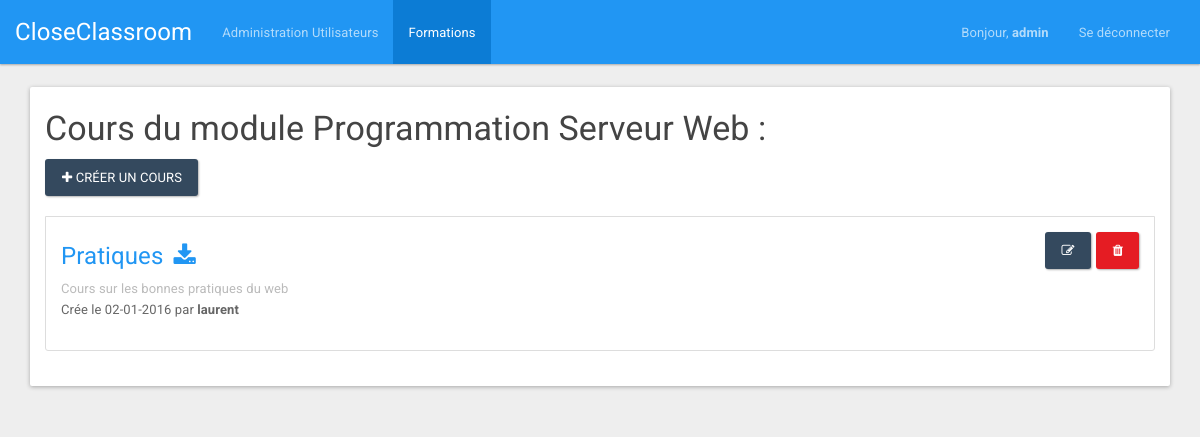
Screenshot of /index.php?page=showModule&idModule=2 (signed in) with the database file from the repository.
### tables this page shows
CREATE TABLE IF NOT EXISTS `users` (
  `id` int(11) NOT NULL AUTO_INCREMENT,
  `type` varchar(32) NOT NULL,
  `login` varchar(32) NOT NULL,
  `password` varchar(32) NOT NULL,
  `email` varchar(32) NOT NULL,
  `name` varchar(32) NOT NULL,
  `first_name` varchar(32) NOT NULL,
  PRIMARY KEY (`id`),
  UNIQUE KEY `login` (`login`),
  UNIQUE KEY `email` (`email`)
);

CREATE TABLE IF NOT EXISTS `modules` (
  `id` int(11) NOT NULL AUTO_INCREMENT,
  `name` varchar(30) NOT NULL,
  PRIMARY KEY (`id`)
);

CREATE TABLE IF NOT EXISTS `practices` (
  `id` int(11) NOT NULL AUTO_INCREMENT,
  `name` varchar(256) NOT NULL,
  `path` varchar(256) NOT NULL,
  `user` int(11) NOT NULL,
  `description` text NOT NULL,
  `date` varchar(12) NOT NULL,
  `file` varchar(256) NOT NULL,
  `id_module` int(11) NOT NULL,
  `editor` text NOT NULL,
  PRIMARY KEY (`id`),
  KEY `user` (`user`),
  KEY `module` (`id_module`)
);

### bddManager/UserDAO.php (called while the page is built, shortened)
<?php
class UserDAO
{
    public function getInfoUser($idUser)
    {
        try {
            $resultat = mysqli_query($_SESSION['bdd'], "SELECT id, login, email, password, type, name, first_name FROM users WHERE `id`= '" . $idUser . "'");
            if (mysqli_num_rows($resultat) != '0') {
                $tab[0] = mysqli_fetch_assoc($resultat);
                return $tab[0];
            } else {
                return;
            }
        }
        catch (Exception $e) {
            $_SESSION['error'] = 'Erreur requete BDD';
            $_SESSION['display_msg_error'] = true;
        }
    }
}

### bddManager/ModuleDAO.php (called while the page is built, shortened)
<?php
class ModuleDAO
{
    public function getNameModule($idModule)
    {
        try {
            $resultat = mysqli_query($_SESSION['bdd'], "SELECT name FROM modules WHERE `id`= '" . $idModule . "'");
            if (mysqli_num_rows($resultat) != '0') {
                $tab[0] = mysqli_fetch_assoc($resultat);
                return $tab[0];
            } else {
                return;
            }
        }
        catch (Exception $e) {
            $_SESSION['error'] = 'Erreur requete BDD';
            $_SESSION['display_msg_error'] = true;
        }
    }
}

### bddManager/PracticeDAO.php (called while the page is built, shortened)
<?php
class PracticeDAO
{
    public function getPracticesByModule($idModule)
    {
        try {
            $resultat = mysqli_query($_SESSION['bdd'], "SELECT * FROM practices WHERE `id_module`= '" . $idModule . "'");
            if (mysqli_num_rows($resultat) != '0') {
                $tab[0] = mysqli_fetch_assoc($resultat);
                return $tab;
            } else {
                return false;
            }
        }
        catch (Exception $e) {
            $_SESSION['error'] = 'Erreur requete BDD';
            $_SESSION['display_msg_error'] = true;
        }
    }
}

### views/PracticeView.class.php (the view, shortened to what this page needs)
<?php
class PracticeView
{
	public function getViewTop($nameModule)
	{
		return '
		<script>document.getElementById("tabFormation").className = "active";</script>
		<div class="container">
			<div class="panel panel-default">
				<div class="panel-body" style="padding-top: 0px;">
					<h3>Cours du module '.utf8_encode($nameModule).' :</h3>
					<div class="list-group">';
					}
					public function getViewBottom()
					{
						return '
					</div>
				</div>
			</div>
		</div>
		';
	}
	public function getView($mesCours, $typeUser, $nameModule)
	{
		$view = ''.$this->getViewTop($nameModule).$this->getListe($mesCours, $typeUser).$this->getViewBottom();
		return $view;
	}
	public function getListe($mesCours, $typeUser)
	{
		if ($typeUser != 'Etudiant') {
			$view = '<a style="margin-bottom: 20px;" href="index.php?page=createPractice" class="btn btn-info"><span class="fa fa-plus"></span> Créer un cours</a>';
		} else {
			$view = '';
		}
		if (!$mesCours) {
			$view = $view.'<div class="panel panel-info" style="margin-top: 20px;">
			<div class="panel-heading">
				<h3 class="panel-title">Aucun cours</h3>
			</div>
			<div class="panel-body">
				Il n\'y a aucun cours dans la base de données !</div>
			</div>';
		} else {
			foreach ($mesCours as &$cours) {
				$modif = '';
				if ($typeUser != 'Etudiant') {
					$modif = '<form method="POST" action="index.php?page=deletePractice&idPractice='.$cours['id'].'" accept-charset="UTF-8" class="form-inline"><input name="_method" type="hidden" value="DELETE">
					<a style="float: right; margin-left: 5px;" data-toggle="modal" href="#deleteCours'.$cours['id'].'" role="button" class="btn btn-danger"><i class="fa fa-trash"></i></a>
					<div id="deleteCours'.$cours['id'].'" class="modal" style="display: none;">
						<div class="modal-dialog">
							<div class="modal-content">
								<div class="modal-header">
									<button type="button" class="close" data-dismiss="modal" aria-hidden="true">×</button>
									<h4 class="modal-title">Suppression de cours</h4>
								</div>
								<div class="modal-body">
									<p>Voulez-vous vraiment supprimer le cours <b>'.utf8_encode($cours['name']).'</b> ?</p>
								</div>
								<div class="modal-footer">
									<button class="btn" data-dismiss="modal" aria-hidden="true">Non</button>
									<input class="btn btn-primary" type="submit" value="Oui">
								</div>
							</div>
						</div>
					</div>
				</form>
				<a style="float: right;" href="index.php?page=updatePractice&idPractice='.$cours['id'].'" role="button" class="btn btn-info"><i class="fa fa-edit"></i></a>';
			}
			$view = $view.'<div class="list-group-item">'.$modif.'
			<h4><a class="text-primary" href="index.php?page=showPractice&idPractice='.$cours['id'].'">'.utf8_encode($cours['name']).'</a><a style="margin-left: 10px;" class="text-primary" download target="_blank" href="/'.$cours['path'].'"><i class="fa fa-download"></i></a></h4>
			<p class="list-group-item-text">'.utf8_encode($cours['description']).'</p>
			<p>Crée le '.$cours['date'].' par <b>'.$cours['user'].'</b></p>
		</div>';
	}
}
return $view;
}
}

### views/NavBarView.class.php (shortened to what this page needs)
<?php
class navBarView
{
	public function getViewLogged($firstNameUser, $typeUser)
	{
		if ($typeUser == 'Admin') {
			$view = '<nav class="navbar navbar-inverse">
			<div class="container-fluid">
				<div class="navbar-header">
					<button type="button" class="navbar-toggle collapsed" data-toggle="collapse" data-target="#bs-example-navbar-collapse-2">
						<span class="sr-only">Toggle navigation</span>
						<span class="icon-bar"></span>
						<span class="icon-bar"></span>
						<span class="icon-bar"></span>
					</button>
					<a class="navbar-brand" href="index.php">CloseClassroom</a>
				</div>
				<div class="collapse navbar-collapse" id="bs-example-navbar-collapse-2">
					<ul class="nav navbar-nav">
						<li id="tabUser"><a href="index.php?page=user">Administration Utilisateurs</a></li>
						<li id="tabFormation"><a href="index.php?page=formation">Formations</a></li>
					</ul>
					<ul class="nav navbar-nav navbar-right">
						<li><a href="index.php" style="font-size: 13px;"> Bonjour, <strong>'.utf8_encode($firstNameUser).'</strong> </a>
							<li><a href="index.php?page=logout">Se déconnecter</a></li>
						</ul>
					</div>
				</div>
			</nav>';
		}
		return $view;
	}
}

### rows the page displays
users: first_name "admin"
modules: name "Programmation Serveur Web"
practices: name "Pratiques", description "Cours sur les bonnes pratiques du web", date "02-01-2016"

### other values shown
$cours['user'] "laurent"
